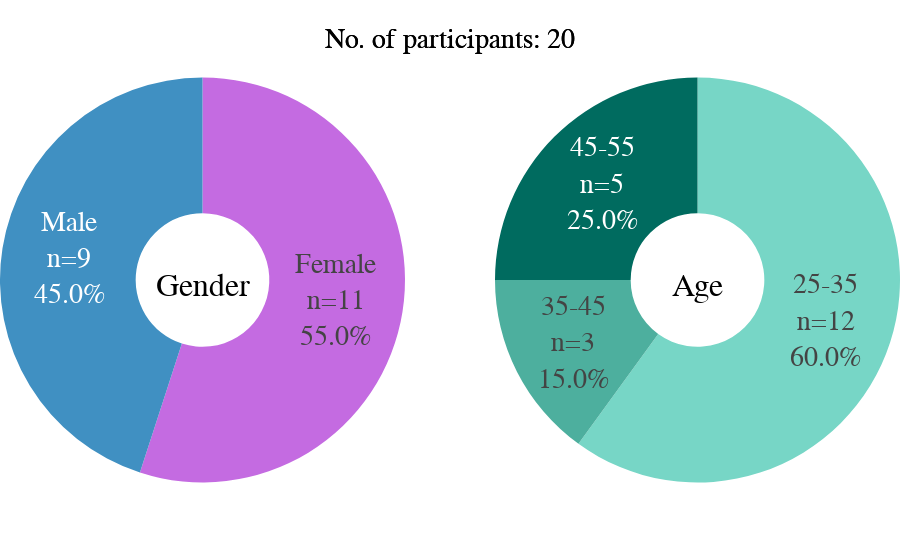

This figure's notebook cell:
### Markdown cell above
### Demographics

### Code cell
# Custom colors
female_color = "#C46BE1"
male_color = "#4090C2"
neutral_color = "#778899"

color_map = {
    'Men': female_color,
    'Women': male_color,
    'Equal': neutral_color
}

# Three shades of teal for age groups
gender_colors = [female_color, male_color]
age_shades = ['#77D6C6', '#4DAF9E', '#006B5F']

# Prepare gender and age counts and percentages
gender_counts = df_hu['Gender'].value_counts()
gender_labels = gender_counts.index
gender_labels_en = ['Male' if g == 'male' else 'Female' for g in gender_labels]
gender = gender_counts / gender_counts.sum() * 100

age_counts = df_hu['Age'].value_counts().sort_index()
age = age_counts / age_counts.sum() * 100

# Gender pie with custom colors
gender_pie = go.Pie(
    labels=gender_labels_en,
    values=gender.values,
    name='Gender',
    hole=0.33,
    title='Gender',
    marker=dict(colors=gender_colors),
    customdata=np.stack([gender_labels_en, gender_counts.values, gender.values], axis=-1),
    textinfo='text',
    textfont=dict(size=28),
    text=[f"{label}<br>n={int(n)}<br>{p:.1f}%" for label, n, p in zip(gender_labels_en, gender_counts.values, gender.values)],
)

# Age pie with custom teal shades (repeat if more age groups)
age_colors = (age_shades * ((len(age) // len(age_shades)) + 1))[:len(age)]
age_pie = go.Pie(
    labels=age.index,
    values=age.values,
    name='Age',
    hole=0.33,
    title='Age',
    marker=dict(colors=age_colors),
    customdata=np.stack([age.index, age_counts.values, age.values], axis=-1),
    textinfo='text',
    textfont=dict(size=28),
    text=[f"{label}<br>n={int(n)}<br>{p:.1f}%" for label, n, p in zip(age.index, age_counts.values, age.values)],
)

# Create subplot with 1 row and 2 columns
fig = make_subplots(
    rows=1, cols=2, specs=[[{'type':'domain'}, {'type':'domain'}]],
    subplot_titles=['Gender Distribution', 'Age Distribution']
)

fig.add_trace(gender_pie, 1, 1)
fig.add_trace(age_pie, 1, 2)

fig.update_layout(
    font = dict(family="Times New Roman, serif", size=32, color='black'),
    margin=dict(l=0, r=0, t=0, b=0),
    showlegend=False,
    legend=dict(
        font=dict(size=28),
        orientation='v',
        x=0.5,
        xanchor='center',
        y=1,
        yanchor='top'
    ),
    annotations=[
        dict(
            text=f'No. of participants: {df_hu.shape[0]}',
            x=0.5, y=0.9, xref='paper', yref='paper',
            showarrow=False, font=dict(size=28), align='center'
        )
    ]
)

fig.show()

# Save it as html
fig.write_html('demographics_hu.html')

# Save it as image
fig.write_image('demographics_hu.png', scale=3, width=1000, height=400)

### Figure 1 — Plotly figure (JSON) as saved in the notebook; plotly's stock layout.template omitted (floating-point values rounded to 4 significant figures)
{"data": [{"customdata": [["Female", "11", "55.00000000000001"], ["Male", "9", "45.0"]], "domain": {"x": [0, 0.45], "y": [0, 1]}, "hole": 0.33, "labels": ["Female", "Male"], "marker": {"colors": ["#C46BE1", "#4090C2"]}, "name": "Gender", "text": ["Female<br>n=11<br>55.0%", "Male<br>n=9<br>45.0%"], "textfont": {"size": 28}, "textinfo": "text", "title": {"text": "Gender"}, "type": "pie", "values": [55.0, 45.0]}, {"customdata": [["25-35", 12, 60], ["35-45", 3, 15], ["45-55", 5, 25]], "domain": {"x": [0.55, 1], "y": [0, 1]}, "hole": 0.33, "labels": ["25-35", "35-45", "45-55"], "marker": {"colors": ["#77D6C6", "#4DAF9E", "#006B5F"]}, "name": "Age", "text": ["25-35<br>n=12<br>60.0%", "35-45<br>n=3<br>15.0%", "45-55<br>n=5<br>25.0%"], "textfont": {"size": 28}, "textinfo": "text", "title": {"text": "Age"}, "type": "pie", "values": [60.0, 15.0, 25.0]}], "layout": {"annotations": [{"align": "center", "font": {"size": 28}, "showarrow": false, "text": "No. of participants: 20", "x": 0.5, "xanchor": "center", "xref": "paper", "y": 0.9, "yanchor": "bottom", "yref": "paper"}, {"align": "center", "font": {"size": 28}, "showarrow": false, "text": "No. of participants: 20", "x": 0.5, "xanchor": "center", "xref": "paper", "y": 0.9, "yanchor": "bottom", "yref": "paper"}], "font": {"color": "black", "family": "Times New Roman, serif", "size": 32}, "legend": {"font": {"size": 28}, "orientation": "v", "x": 0.5, "xanchor": "center", "y": 1, "yanchor": "top"}, "margin": {"b": 0, "l": 0, "r": 0, "t": 0}, "showlegend": false}}
